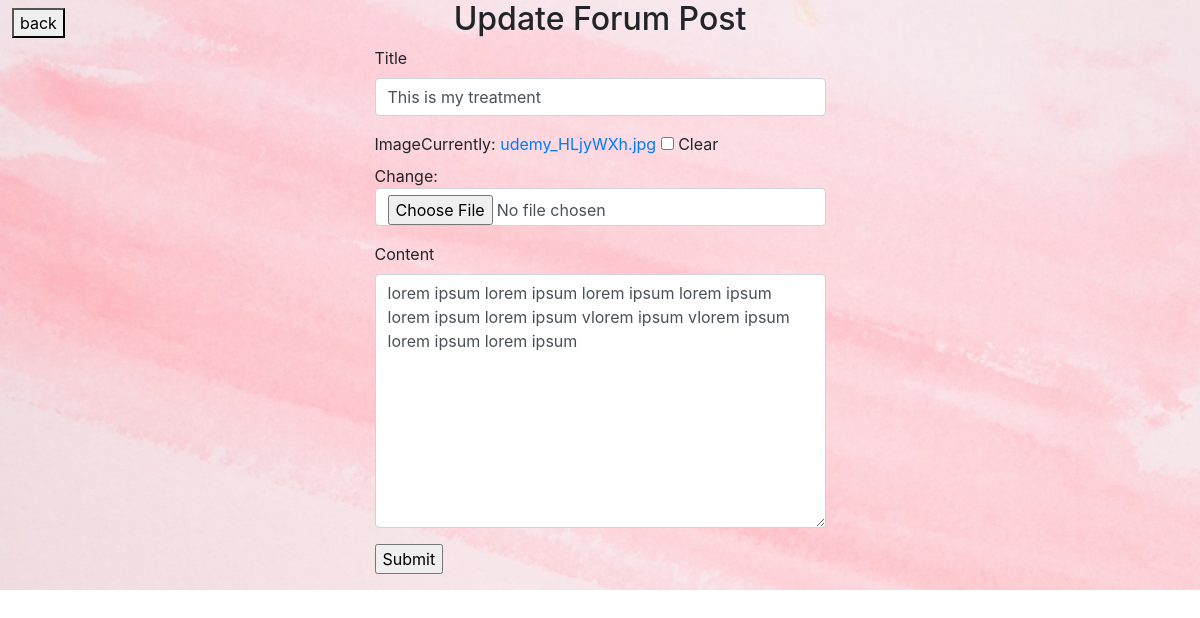
/update_forum_post/10 (signed in), run on the app's committed database.
### mysocialapp/models.py (models this page shows, shortened)
class ForumPost(models.Model):
    CATEGORY_CHOICES = (
        ("treatment", "Treatment Options"),
        ("lifestyle", "Lifestyle Adjustments"),
        ("emotional", "Emotional Support"),
        ("challenges", "Daily Challenges"),
    )
    title = models.CharField(max_length=255)
    image = models.ImageField(null=True, blank=True)
    content = models.TextField(null=False, blank=False)
    category = models.CharField(max_length=20, choices=CATEGORY_CHOICES)
    creator = models.ForeignKey(AppUser, on_delete=models.CASCADE)
    created_at = models.DateTimeField(auto_now_add=True)

### mysocialapp/views.py (the view, shortened to what this page needs)
# urls.py: path('update_forum_post/<int:pk>',login_required(login_url="../")(views.UpdateForumPost.as_view()),name='updateForumPost'),
class UpdateForumPost(UpdateView):
    model = ForumPost
    fields = ["title", "image", "content"]
    template_name = "screens/update_forum_post.html"

### mysocialapp/templates/screens/update_forum_post.html (shortened to what this page needs)
{% load bootstrap4 %}
<html lang="en">
  <head>
    <link rel="stylesheet" href="../../static/css/css.css" />
  </head>
  <body>
    <a style="position: absolute;left: 1vw;top: 1vh;" href="../forum"><button>back</button></a>
    <div id="create_forum_post_form">
      <h2>Update Forum Post</h2>
      <form  method="post" class="form" enctype="multipart/form-data">
        {% bootstrap_css %}
        {% bootstrap_form form %}
        <input type="submit" value="Submit" />
      </form>
    </div>
  </body>
</html>

### mysocialapp/static/css/css.css (style rules this page uses)
body { background-color: aliceblue; }
#create_forum_post_form { display: flex; flex-direction: column; width: 100vw; align-items: center; justify-content: center; background-image: url("../assets/annie-spratt-zA7I5BtFbvw-unsplash.jpeg"); background-size: cover; }

### data on the page
ForumPost: title "This is my treatment", content "lorem ipsum lorem ipsum lorem ipsum lorem ipsum lorem ipsum lorem ipsum vlorem ipsum vlorem ipsum lorem ipsum lorem ipsum"
